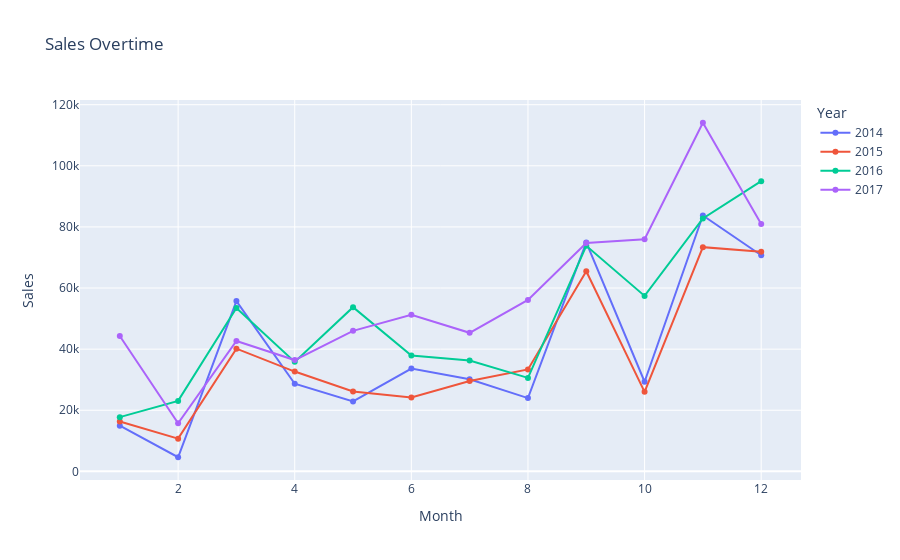

Notebook source saved alongside this figure:
### Code cell
#Change of Sales overtime (Potential Royalist only)
sale_line = time.groupby(['Year','Month'], as_index=False)['Sales'].sum().round(2)

fig = px.line (sale_line, x='Month', y='Sales', color='Year', markers=True, title="Sales Overtime")
fig.show()

### Figure 1 — Plotly figure (JSON) as saved in the notebook; plotly's stock layout.template omitted (floating-point values rounded to 4 significant figures)
{"data": [{"hovertemplate": "Year=2014<br>Month=%{x}<br>Sales=%{y}<extra></extra>", "legendgroup": "2014", "line": {"color": "#636efa", "dash": "solid"}, "marker": {"symbol": "circle"}, "mode": "markers+lines", "name": "2014", "orientation": "v", "showlegend": true, "type": "scatter", "x": [1, 2, 3, 4, 5, 6, 7, 8, 9, 10, 11, 12], "xaxis": "x", "y": [14940.0, 4621.0, 55740.0, 28690.0, 22870.0, 33650.0, 30140.0, 23990.0, 74920.0, 29330.0, 83750.0, 70730.0], "yaxis": "y"}, {"hovertemplate": "Year=2015<br>Month=%{x}<br>Sales=%{y}<extra></extra>", "legendgroup": "2015", "line": {"color": "#EF553B", "dash": "solid"}, "marker": {"symbol": "circle"}, "mode": "markers+lines", "name": "2015", "orientation": "v", "showlegend": true, "type": "scatter", "x": [1, 2, 3, 4, 5, 6, 7, 8, 9, 10, 11, 12], "xaxis": "x", "y": [16320.0, 10710.0, 40170.0, 32660.0, 26140.0, 24190.0, 29600.0, 33370.0, 65510.0, 26030.0, 73370.0, 71840.0], "yaxis": "y"}, {"hovertemplate": "Year=2016<br>Month=%{x}<br>Sales=%{y}<extra></extra>", "legendgroup": "2016", "line": {"color": "#00cc96", "dash": "solid"}, "marker": {"symbol": "circle"}, "mode": "markers+lines", "name": "2016", "orientation": "v", "showlegend": true, "type": "scatter", "x": [1, 2, 3, 4, 5, 6, 7, 8, 9, 10, 11, 12], "xaxis": "x", "y": [17750.0, 23065, 53450.0, 35840.0, 53730.0, 37920.0, 36300.0, 30590.0, 73820.0, 57420.0, 82770.0, 94980.0], "yaxis": "y"}, {"hovertemplate": "Year=2017<br>Month=%{x}<br>Sales=%{y}<extra></extra>", "legendgroup": "2017", "line": {"color": "#ab63fa", "dash": "solid"}, "marker": {"symbol": "circle"}, "mode": "markers+lines", "name": "2017", "orientation": "v", "showlegend": true, "type": "scatter", "x": [1, 2, 3, 4, 5, 6, 7, 8, 9, 10, 11, 12], "xaxis": "x", "y": [44280.0, 15750.0, 42660.0, 36430.0, 45990.0, 51240.0, 45350.0, 56110.0, 74730.0, 75950.0, 114100.0, 80990.0], "yaxis": "y"}], "layout": {"legend": {"title": {"text": "Year"}, "tracegroupgap": 0}, "title": {"text": "Sales Overtime"}, "xaxis": {"anchor": "y", "domain": [0, 1], "title": {"text": "Month"}}, "yaxis": {"anchor": "x", "domain": [0, 1], "title": {"text": "Sales"}}}}
